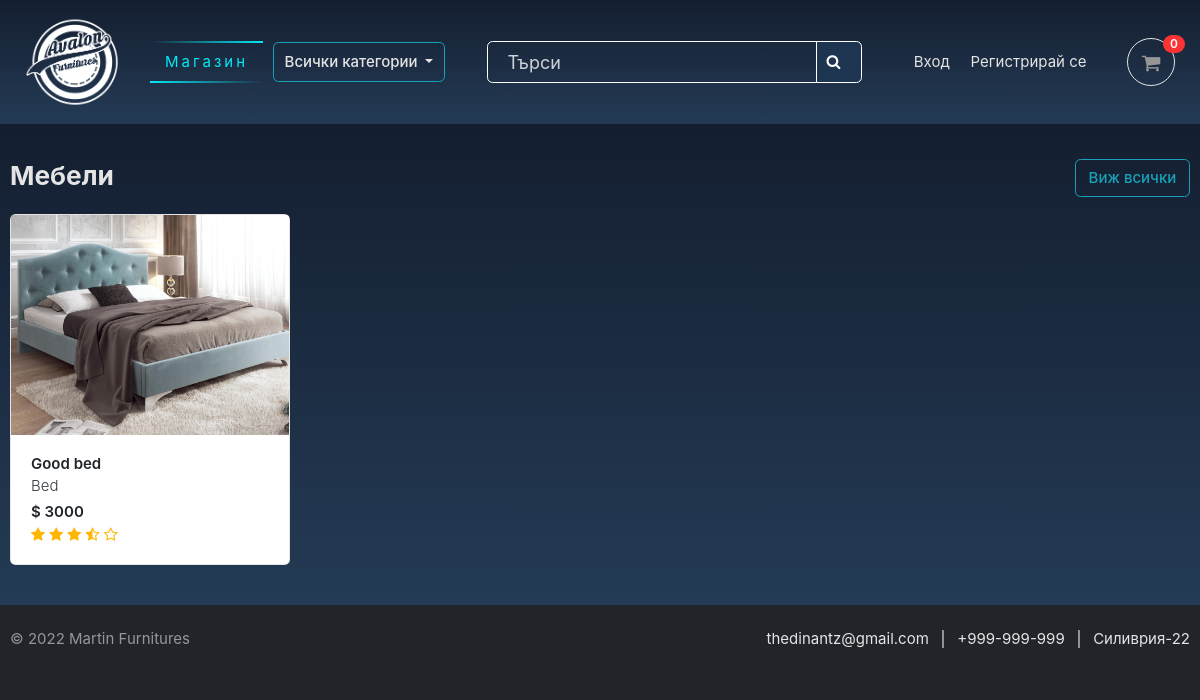
The app's page /, older data.
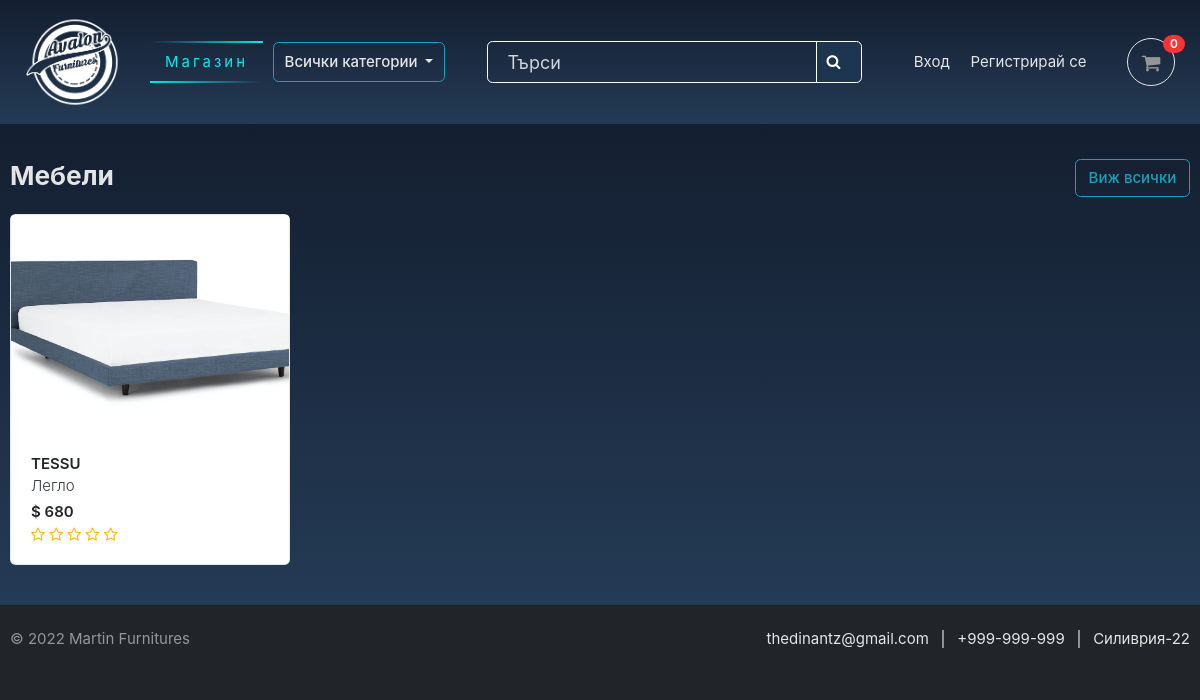
The same page, newer data.
### store/models.py (models this page shows, shortened)
class Product(models.Model):
    product_name = models.CharField(max_length=50, unique=True)
    slug = models.SlugField(max_length=50, unique=True)
    description = models.TextField(max_length=600, blank=True)
    dimensions = models.TextField(max_length=200, blank=True)
    type = models.CharField(max_length=50, null=False, blank=False)
    price = models.IntegerField()
    images = models.ImageField(upload_to='photos/products')
    stock = models.IntegerField()
    is_available = models.BooleanField(default=True)
    category = models.ForeignKey(Category, on_delete=models.CASCADE)
    created_date = models.DateTimeField(auto_now_add=True)
    modified_date = models.DateTimeField(auto_now=True)
    def get_url(self):
        return reverse('product_detail', args=[self.category.slug, self.slug])
    def averageReview(self):
        reviews = ReviewRating.objects.filter(product=self, status=True).aggregate(average=Avg('rating'))
        avg = 0
        if reviews['average'] is not None:
            avg = float(reviews['average'])
        return avg

### ecommerce/views.py (the view)
# urls.py: 2. Add a URL to urlpatterns:  path('', views.home, name='home')
def home(request):
    products = Product.objects.all().filter(is_available=True)
    context = {
        'products': products,
    }
    return render(request, 'home.html', context)

### carts/context_processors.py (called while the page is built)
def counter(request):
    cart_count = 0
    if 'admin' in request.path:
        return {}
    else:
        try:
            cart = Cart.objects.filter(cart_id=_cart_id(request))
            if request.user.is_authenticated:
                cart_items = CartItem.objects.all().filter(user=request.user)
            else:
                cart_items = CartItem.objects.all().filter(cart=cart[:1])
            for cart_item in cart_items:
                cart_count += cart_item.quantity
        except Cart.DoesNotExist:
            cart_count = 0
    return dict(cart_count=cart_count)

### carts/views.py (called while the page is built)
def _cart_id(request):
    cart = request.session.session_key
    if not cart:
        cart = request.session.create()
    return cart

### category/context_processors.py (called while the page is built)
def menu_links(request):
    links = Category.objects.all()
    return dict(links=links)

### category/models.py (called while the page is built)
    def get_url(self):
        return reverse('products_by_category', args=[self.slug])

### templates/home.html (shortened to what this page needs)
{% extends 'base.html' %}
{% load static %}
{% block content %}
<section class="section padding-y-sm coloringlinear">
<div class="container">
<header class="section-heading">
	<a href="{% url 'store' %}" class="btn btn-outline-info float-right">Виж всички</a>
	<h3 class="section-title text-light">Мебели</h3>
</header>
<div class="row">
	{% for product in products %}
	<div class="col-md-3">
		<div class="card card-product-grid">
			<a href="{{ product.get_url }}" class="img-wrap"> <img src="{{ product.images.url }}"> </a>
			<figcaption class="info-wrap">
				<a href="{{ product.get_url }}" class="title font-weight-bold">{{ product.product_name }}</a>
				<div class="font-weight-light">{{ product.type }}</div>
				<div class="price mt-1">$ {{ product.price }}</div>
				<div class="rating-star">
					<span>
						<i class="fa fa-star{% if product.averageReview < 0.5 %}-o{% elif product.averageReview >= 0.5 and product.averageReview < 1 %}-half-o {% endif %}" aria-hidden="true"></i>
						<i class="fa fa-star{% if product.averageReview < 1.5 %}-o{% elif product.averageReview >= 1.5 and product.averageReview < 2 %}-half-o {% endif %}" aria-hidden="true"></i>
						<i class="fa fa-star{% if product.averageReview < 2.5 %}-o{% elif product.averageReview >= 2.5 and product.averageReview < 3 %}-half-o {% endif %}" aria-hidden="true"></i>
						<i class="fa fa-star{% if product.averageReview < 3.5 %}-o{% elif product.averageReview >= 3.5 and product.averageReview < 4 %}-half-o {% endif %}" aria-hidden="true"></i>
						<i class="fa fa-star{% if product.averageReview < 4.5 %}-o{% elif product.averageReview >= 4.5 and product.averageReview < 5 %}-half-o {% endif %}" aria-hidden="true"></i>
						</span>
				</div>
			</figcaption>
		</div>
	</div>
	{% endfor %}
</div>
</div>
</section>
</body>
</html>
{% endblock content %}

Row changes from the older to the newer data that the page shows:
removed Product: images (picture), product_name "Good bed", type "Bed", price "3000"
added Product: images (picture), product_name "TESSU", type "Легло", price "680"
